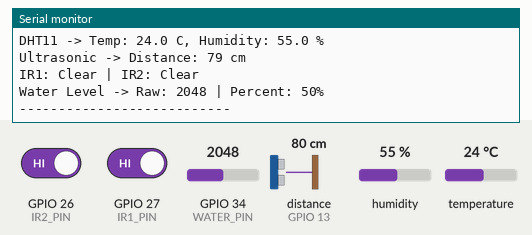
Recording of a sketch running on a simulated ESP32. Shown: the last lines printed to the serial monitor. The test bench sets the inputs (shaded band); at power-on: GPIO 26 (IR2_PIN) HIGH, GPIO 27 (IR1_PIN) HIGH, distance to the obstacle (sensor on GPIO 13) 80 cm, humidity 55 %, GPIO 34 (WATER_PIN) = 2048, temperature 24 °C. The echo pulse lasts 58.3 µs per cm.

Above: at 5.8 s.
5.9 s: GPIO 26 (IR2_PIN) driven LOW
16.5 s: GPIO 27 (IR1_PIN) driven LOW
26.5 s: GPIO 26 (IR2_PIN) driven HIGH
36.5 s: distance to the obstacle (sensor on GPIO 13) set to 2 cm
At 37.4 s:
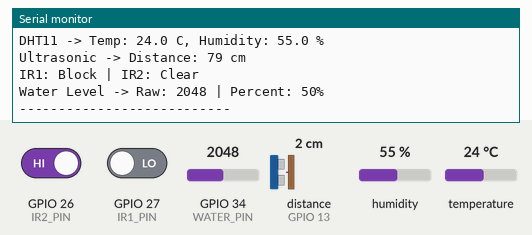
38.0 s: humidity set to 22 %
39.5 s: GPIO 34 (WATER_PIN) set to 2866
At 41.0 s:
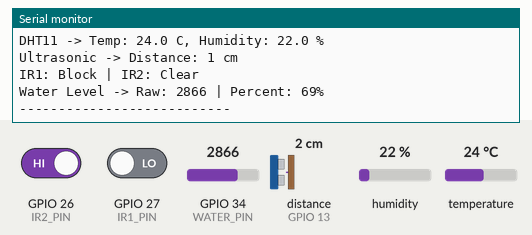

The sketch:

5sensors_sm.ino
```cpp
#include "DHT.h"

// ----------------- Pin Definitions -----------------
#define TRIG_PIN 12
#define ECHO_PIN 13

#define DHTPIN 14
#define DHTTYPE DHT11
DHT dht(DHTPIN, DHTTYPE);

#define IR1_PIN 27
#define IR2_PIN 26

#define WATER_PIN 34   // analog input

// ----------------- Globals -----------------
long duration;
float distance;

unsigned long lastRead = 0;
const unsigned long READ_INTERVAL = 5000; // 5 sec

// ----------------- Setup -----------------
void setup() {
  pinMode(TRIG_PIN, OUTPUT);
  pinMode(ECHO_PIN, INPUT);

  pinMode(IR1_PIN, INPUT);
  pinMode(IR2_PIN, INPUT);

  Serial.begin(115200);
  dht.begin();

  Serial.println("=== Starting Sensor Test (All Values) ===");
}

// ----------------- Ultrasonic -----------------
long readDistanceCM() {
  digitalWrite(TRIG_PIN, LOW);
  delayMicroseconds(2);
  digitalWrite(TRIG_PIN, HIGH);
  delayMicroseconds(10);
  digitalWrite(TRIG_PIN, LOW);

  duration = pulseIn(ECHO_PIN, HIGH, 30000); // 30ms timeout
  if (duration == 0) return -1;
  return duration * 0.034 / 2;
}

// ----------------- Loop -----------------
void loop() {
  unsigned long currentMillis = millis();

  if (currentMillis - lastRead >= READ_INTERVAL) {
    lastRead = currentMillis;

    Serial.println("\n----- SENSOR READINGS -----");

    // DHT11
    float h = dht.readHumidity();
    float t = dht.readTemperature();
    if (isnan(h) || isnan(t)) {
      Serial.println("DHT11: Error reading");
    } else {
      Serial.print("DHT11 -> Temp: ");
      Serial.print(t, 1);
      Serial.print(" C, Humidity: ");
      Serial.print(h, 1);
      Serial.println(" %");
    }

    // Ultrasonic
    long dist = readDistanceCM();
    if (dist < 0) {
      Serial.println("Ultrasonic: No Echo");
    } else {
      Serial.print("Ultrasonic -> Distance: ");
      Serial.print(dist);
      Serial.println(" cm");
    }

    // IR sensors
    int ir1 = digitalRead(IR1_PIN);
    int ir2 = digitalRead(IR2_PIN);
    Serial.print("IR1: ");
    Serial.print(ir1 == LOW ? "Block" : "Clear");
    Serial.print(" | IR2: ");
    Serial.println(ir2 == LOW ? "Block" : "Clear");

    // Water level (average)
    long sum = 0;
    for (int i = 0; i < 10; i++) {
      sum += analogRead(WATER_PIN);
      delay(5);
    }
    int waterValue = sum / 10;
    int waterPercent = map(waterValue, 0, 4095, 0, 100);

    Serial.print("Water Level -> Raw: ");
    Serial.print(waterValue);
    Serial.print(" | Percent: ");
    Serial.print(waterPercent);
    Serial.println("%");

    Serial.println("---------------------------");
  }
}
```

Measured:
- after the input at 39.5 s, the serial monitor: prints a new line after 0.58 s (image 2)
